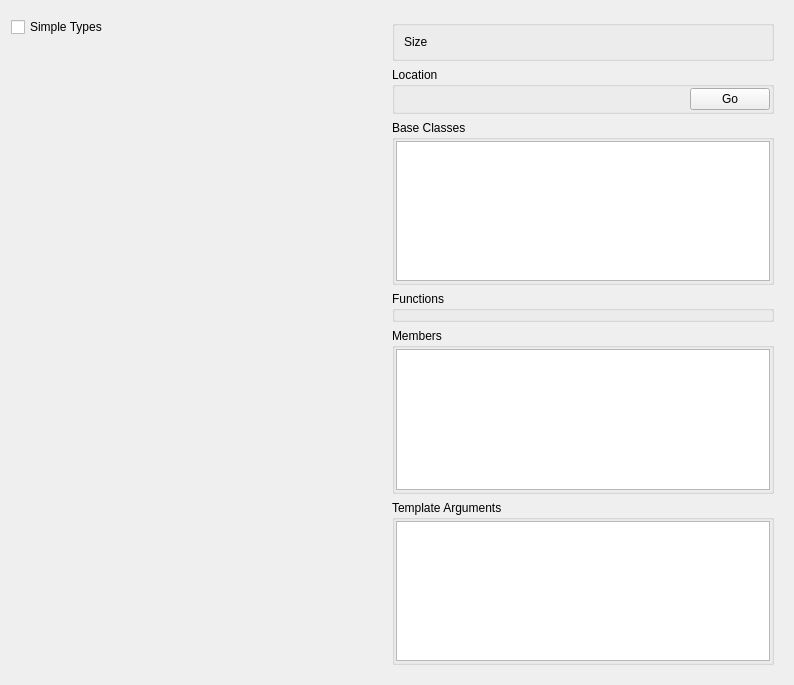
<?xml version="1.0" encoding="UTF-8"?>
<ui version="4.0">
 <class>TypeEditor</class>
 <widget class="QWidget" name="TypeEditor">
  <property name="geometry">
   <rect>
    <x>0</x>
    <y>0</y>
    <width>794</width>
    <height>685</height>
   </rect>
  </property>
  <property name="windowTitle">
   <string>Form</string>
  </property>
  <layout class="QHBoxLayout" name="horizontalLayout">
   <item>
    <layout class="QVBoxLayout" name="verticalLayout_5">
     <item>
      <widget class="QFrame" name="locator">
       <property name="frameShape">
        <enum>QFrame::NoFrame</enum>
       </property>
       <property name="frameShadow">
        <enum>QFrame::Plain</enum>
       </property>
       <property name="midLineWidth">
        <number>0</number>
       </property>
       <layout class="QHBoxLayout" name="horizontalLayout_2">
        <property name="leftMargin">
         <number>0</number>
        </property>
        <property name="topMargin">
         <number>0</number>
        </property>
        <property name="rightMargin">
         <number>0</number>
        </property>
        <property name="bottomMargin">
         <number>0</number>
        </property>
       </layout>
      </widget>
     </item>
     <item>
      <widget class="QCheckBox" name="simplifyTypes">
       <property name="text">
        <string>Simple Types</string>
       </property>
      </widget>
     </item>
     <item>
      <spacer name="verticalSpacer">
       <property name="orientation">
        <enum>Qt::Vertical</enum>
       </property>
       <property name="sizeHint" stdset="0">
        <size>
         <width>20</width>
         <height>40</height>
        </size>
       </property>
      </spacer>
     </item>
    </layout>
   </item>
   <item>
    <widget class="QFrame" name="dataPane">
     <property name="maximumSize">
      <size>
       <width>400</width>
       <height>16777215</height>
      </size>
     </property>
     <property name="frameShape">
      <enum>QFrame::NoFrame</enum>
     </property>
     <property name="frameShadow">
      <enum>QFrame::Plain</enum>
     </property>
     <layout class="QVBoxLayout" name="verticalLayout">
      <item>
       <widget class="QGroupBox" name="typeAttributes">
        <property name="title">
         <string/>
        </property>
        <layout class="QFormLayout" name="formLayout">
         <property name="fieldGrowthPolicy">
          <enum>QFormLayout::FieldsStayAtSizeHint</enum>
         </property>
         <property name="rightMargin">
          <number>12</number>
         </property>
         <item row="0" column="0">
          <widget class="QLabel" name="label">
           <property name="text">
            <string>Size</string>
           </property>
          </widget>
         </item>
         <item row="0" column="1">
          <widget class="QLabel" name="sizeBytes">
           <property name="text">
            <string/>
           </property>
          </widget>
         </item>
        </layout>
       </widget>
      </item>
      <item>
       <widget class="QGroupBox" name="locationGroup">
        <property name="title">
         <string>Location</string>
        </property>
        <layout class="QHBoxLayout" name="horizontalLayout_3">
         <property name="leftMargin">
          <number>1</number>
         </property>
         <property name="topMargin">
          <number>1</number>
         </property>
         <property name="rightMargin">
          <number>1</number>
         </property>
         <property name="bottomMargin">
          <number>1</number>
         </property>
         <item>
          <widget class="QLabel" name="locationString">
           <property name="text">
            <string/>
           </property>
          </widget>
         </item>
         <item>
          <widget class="QPushButton" name="goToLocation">
           <property name="sizePolicy">
            <sizepolicy hsizetype="Maximum" vsizetype="Fixed">
             <horstretch>0</horstretch>
             <verstretch>0</verstretch>
            </sizepolicy>
           </property>
           <property name="text">
            <string>Go</string>
           </property>
          </widget>
         </item>
        </layout>
       </widget>
      </item>
      <item>
       <widget class="QGroupBox" name="baseClassesGroup">
        <property name="title">
         <string>Base Classes</string>
        </property>
        <layout class="QVBoxLayout" name="verticalLayout_2">
         <property name="leftMargin">
          <number>1</number>
         </property>
         <property name="topMargin">
          <number>1</number>
         </property>
         <property name="rightMargin">
          <number>1</number>
         </property>
         <property name="bottomMargin">
          <number>1</number>
         </property>
         <item>
          <widget class="QListWidget" name="baseClasses">
           <property name="editTriggers">
            <set>QAbstractItemView::NoEditTriggers</set>
           </property>
           <property name="alternatingRowColors">
            <bool>true</bool>
           </property>
          </widget>
         </item>
        </layout>
       </widget>
      </item>
      <item>
       <widget class="QGroupBox" name="functionsGroup">
        <property name="title">
         <string>Functions</string>
        </property>
        <layout class="QVBoxLayout" name="_2">
         <property name="leftMargin">
          <number>1</number>
         </property>
         <property name="topMargin">
          <number>1</number>
         </property>
         <property name="rightMargin">
          <number>1</number>
         </property>
         <property name="bottomMargin">
          <number>1</number>
         </property>
        </layout>
       </widget>
      </item>
      <item>
       <widget class="QGroupBox" name="membersGroup">
        <property name="title">
         <string>Members</string>
        </property>
        <layout class="QVBoxLayout" name="verticalLayout_3">
         <property name="spacing">
          <number>0</number>
         </property>
         <property name="leftMargin">
          <number>1</number>
         </property>
         <property name="topMargin">
          <number>1</number>
         </property>
         <property name="rightMargin">
          <number>1</number>
         </property>
         <property name="bottomMargin">
          <number>1</number>
         </property>
         <item>
          <widget class="QListWidget" name="members">
           <property name="editTriggers">
            <set>QAbstractItemView::NoEditTriggers</set>
           </property>
           <property name="alternatingRowColors">
            <bool>true</bool>
           </property>
          </widget>
         </item>
        </layout>
       </widget>
      </item>
      <item>
       <widget class="QGroupBox" name="templateArgumentsGroup">
        <property name="title">
         <string>Template Arguments</string>
        </property>
        <layout class="QVBoxLayout" name="verticalLayout_4">
         <property name="spacing">
          <number>0</number>
         </property>
         <property name="leftMargin">
          <number>1</number>
         </property>
         <property name="topMargin">
          <number>1</number>
         </property>
         <property name="rightMargin">
          <number>1</number>
         </property>
         <property name="bottomMargin">
          <number>1</number>
         </property>
         <item>
          <widget class="QListWidget" name="templateArguments">
           <property name="editTriggers">
            <set>QAbstractItemView::NoEditTriggers</set>
           </property>
           <property name="alternatingRowColors">
            <bool>true</bool>
           </property>
          </widget>
         </item>
        </layout>
       </widget>
      </item>
      <item>
       <spacer name="verticalSpacer_2">
        <property name="orientation">
         <enum>Qt::Vertical</enum>
        </property>
        <property name="sizeHint" stdset="0">
         <size>
          <width>20</width>
          <height>40</height>
         </size>
        </property>
       </spacer>
      </item>
     </layout>
    </widget>
   </item>
  </layout>
 </widget>
 <resources/>
 <connections/>
</ui>
